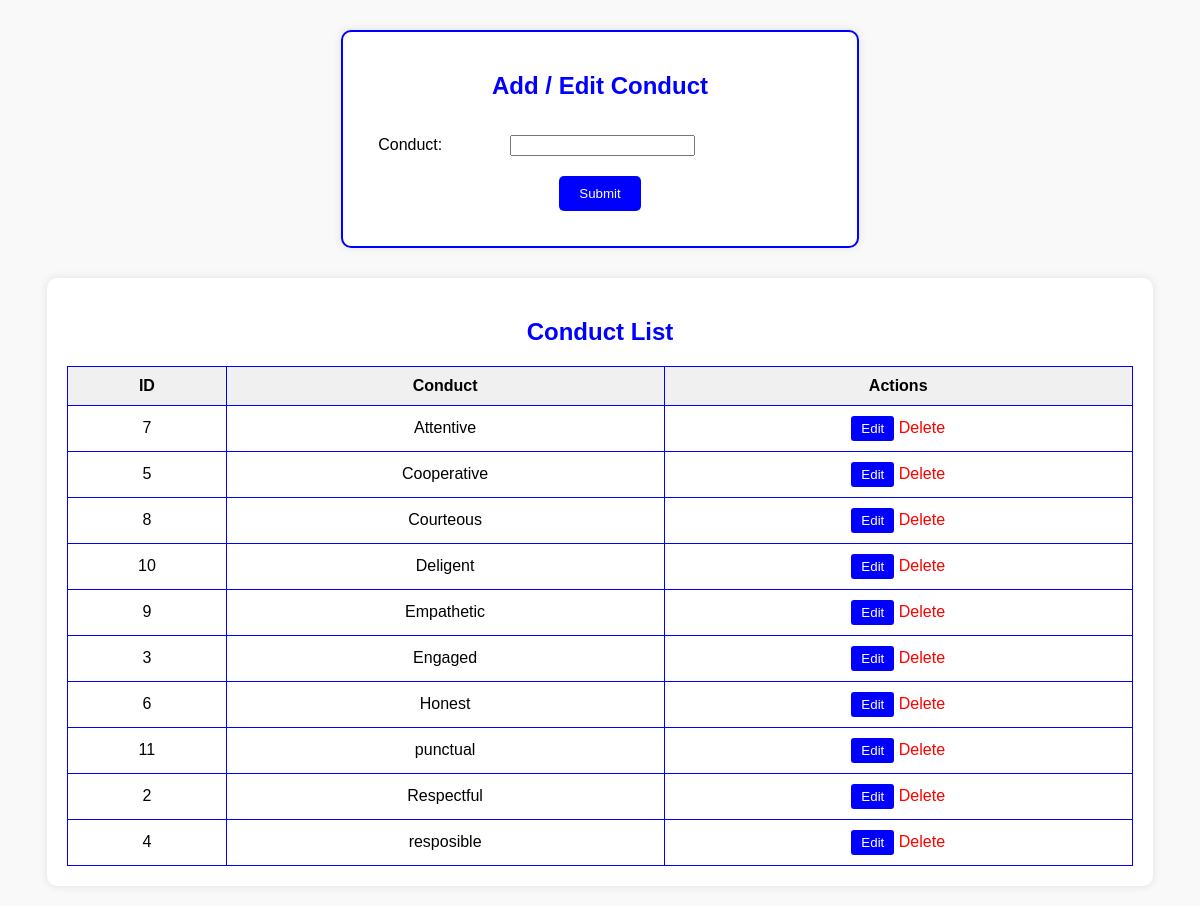
Page /pages/conduct.php on the committed database.
### tables this page shows
CREATE TABLE `conduct` (
  `id` int(11) NOT NULL,
  `conduct` varchar(100) DEFAULT NULL
);

### pages/conduct.php (the view, shortened to what this page needs)
<?php
include '../incl/ShaConnect.php';
$sql = "SELECT * FROM conduct";
$result = $conn->query($sql);
$conducts = [];
if ($result && $result->num_rows > 0) {
    while ($row = $result->fetch_assoc()) {
        $conducts[] = $row;
    }
}
?>
<!DOCTYPE html>
<html lang="en">
<head>
</head>
<body>
<div class="form-container">
    <h2>Add / Edit Conduct</h2>
    <form id="conductForm" method="POST">
        <table>
            <tr>
                <td><label for="conduct_name">Conduct:</label></td>
                <td><input type="text" name="conduct_name" id="conduct_name" required></td>
            </tr>
            <tr>
                <td colspan="2" style="text-align: center;"><button type="submit">Submit</button></td>
            </tr>
        </table>
    </form>
</div>
<div class="table-container">
    <h2>Conduct List</h2>
    <table>
        <tr>
            <th>ID</th>
            <th>Conduct</th>
            <th>Actions</th>
        </tr>
        <?php foreach ($conducts as $conduct): ?>
        <tr>
            <td><?php echo $conduct['id']; ?></td>
            <td><?php echo $conduct['conduct']; ?></td>
            <td>
                <button onclick="editConduct(<?php echo $conduct['id']; ?>)">Edit</button>
                <a href="?delete=<?php echo $conduct['id']; ?>" onclick="return confirm('Are you sure you want to delete this conduct?')">Delete</a>
            </td>
        </tr>
        <?php endforeach; ?>
    </table>
</div>
</body>
</html>

### pages/conduct.php (style rules this page uses)
body { font-family: Arial, sans-serif; background-color: #f9f9f9; }
.form-container { width: 40%; margin: 30px auto; padding: 20px; border: 2px solid blue; border-radius: 10px; background-color: white; box-shadow: 0 0 10px rgba(0, 0, 0, 0.1); }
.form-container h2 { text-align: center; color: blue; }
.form-container table { width: 100%; border-spacing: 10px; }
.form-container td { padding: 5px; }
.form-container button { padding: 10px 20px; background-color: blue; color: white; border: none; cursor: pointer; border-radius: 5px; }
.table-container { width: 90%; margin: 20px auto; padding: 20px; background-color: white; border-radius: 10px; box-shadow: 0 0 10px rgba(0, 0, 0, 0.1); }
.table-container h2 { text-align: center; color: blue; }
.table-container table { width: 100%; border-collapse: collapse; }
.table-container table, .table-container th, .table-container td { border: 1px solid blue; }
.table-container th, .table-container td { padding: 10px; text-align: center; }
.table-container th { background-color: #f0f0f0; }
.table-container a { color: red; text-decoration: none; }
.table-container button { padding: 5px 10px; background-color: blue; color: white; border: none; cursor: pointer; border-radius: 3px; }

### rows in the picture
conduct: id "7", conduct "Attentive"
conduct: id "5", conduct "Cooperative"
conduct: id "8", conduct "Courteous"
conduct: id "10", conduct "Deligent"
conduct: id "9", conduct "Empathetic"
conduct: id "3", conduct "Engaged"
conduct: id "6", conduct "Honest"
conduct: id "11", conduct "punctual"
conduct: id "2", conduct "Respectful"
conduct: id "4", conduct "resposible"
